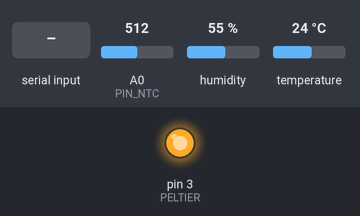
This sketch was run on a simulated Arduino Uno, built with avr-gcc and run on an emulated ATmega328P. On the bench: output pins drawn as LEDs (lit = HIGH). The inputs (shaded band) are chosen by the test bench; at power-on: A0 (PIN_NTC) = 512, temperature 24 °C, humidity 55 %. What the sketch prints to the serial monitor is not drawn.

Above: at 1.2 s.
1.3 s: "90,45\n" received over Serial
At 2.5 s:
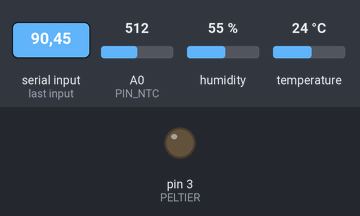
2.8 s: A0 (PIN_NTC) set to 854
4.3 s: A0 (PIN_NTC) set to 877
10.3 s: "30,150\n" received over Serial
16.3 s: temperature set to 29.6 °C
22.3 s: temperature set to 30.5 °C
At 25.1 s:
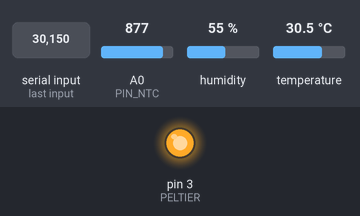
Timing chart, 0 to 26.6 s (numbered marks = the images above; inputs shaded):
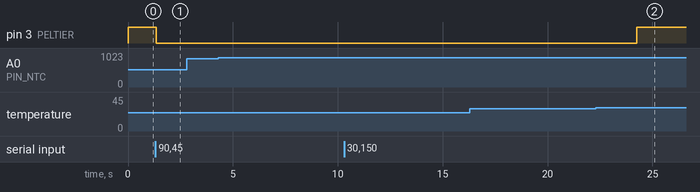

The sketch:

test_dht_thermi_read_write_arduino.ino
```cpp
#include <math.h>
#include <Adafruit_Sensor.h>
#include <DHT.h>
#include "thermistance.h"
#include "send.h"
#include "calcdht.h"

#define PELTIER 3
//Variables
int chk;
double celsius;
float consigne;
double V_IN = 5.0; //Alimentation électrique

int power = 0;
int peltier_level = map(power, 0, 99, 0, 255);

float valuedht[] = {0,0,0};

void setup() {
  Serial.begin(9600);
  InitDHT();
}

void loop() {

  CalculDHT(V_IN, valuedht);

  celsius = CalculTemp(V_IN, &valuedht[0]);
  SendData(celsius, valuedht[1], valuedht[0]);
  consigne = CastData();

  if(consigne >= valuedht[1]) {
  power = 0;
  }

  else {
  power = 99;
  }

  peltier_level = map(power, 0, 99, 0, 255);

  analogWrite(PELTIER, peltier_level); //Ecrit cette nouvelle valeur dans le port
  //delay(1000);
}
```

send.cpp
```cpp
#include <math.h>
#include <Adafruit_Sensor.h>
#include <DHT.h>
#include "send.h"

String displayplay = "";
String data = "";
char inputBuffer[10];
int bufferSize;
int x = 0;
String vide = "";
float order;

void SendData (double celsius, float temp, float hum){

  displayplay = vide;

  displayplay += celsius;
  displayplay += "/";
  displayplay += temp;
  displayplay += "/";
  displayplay += hum;
  displayplay += "/";

  if (Serial.available() > 0) {
    data = vide;
    Serial.readBytes(inputBuffer, Serial.available());
    bufferSize = strlen(inputBuffer);

    for (int i = 0; i <= bufferSize ; i++) {
      data += inputBuffer[i];
      inputBuffer[i] = 0;
    }

    x++;
  }

  if (x == 0) {
    displayplay += "null";
  }

  else {
    displayplay += data;
  }

  Serial.println(displayplay);
}

float CastData(){
  order = data.toFloat();
  return order;
}
```

send.h
```cpp
/* fichier send.h */

void SendData (double celsius, float temp, float hum);
float CastData();
```

thermistance.cpp
```cpp
#include "thermistance.h"
#include <math.h>
#include <Adafruit_Sensor.h>
#include <DHT.h>

#define RREF 10000 //Résistance de référence à 25°C


//Information de la thermistance
double A_1 = 3.354016E-3;
double B_1 = 2.569850E-4;
double C_1 = 2.620131E-6;
double D_1 = 6.383091E-8;

float valuedhttherm[3];

double SteinhartHart(double R)
{
  //Division de l'équation en 4 parties. La premiere est
  //uniquement A1
  double equationB1 = B_1 * log(R / RREF);
  double equationC1 = C_1 * pow(log(R / RREF), 2);
  double equationD1 = D_1 * pow(log(R / RREF), 3);
  double equation = A_1 + equationB1 + equationC1 + equationD1;
  return pow(equation, -1);

}

double CalculTemp(int V_IN, float valuedhttherm[]){
    //Calcul de la résistance de la thermistance
  double Rth = (RREF * valuedhttherm[2] ) / (V_IN - valuedhttherm[2]);
  //Calcul de la température en kelvin( Steinhart and Hart)
  double kelvin = SteinhartHart(Rth);
  double celsius = kelvin - 273.15; //Conversion en celsius

  return celsius;
}
```

thermistance.h
```cpp
/* fichier thermistance.h */

double SteinhartHart(double R);
double CalculTemp(int V_IN, float valuedht[]);
```

calcdht.cpp
```cpp
#include <DHT.h>
#include "calcdht.h"

//Constantes
#define PIN_NTC 0
#define DHTPIN 7     // détermination du port de connection
#define DHTTYPE DHT22   // détermination du type de sonde DHT 22  (AM2302)
#define HUMIDITY 0
#define TEMPERATURE 1
#define VVALUE 2

DHT dht(DHTPIN, DHTTYPE); // initialisation de la sonde DHT 22

float *CalculDHT(int V_IN, float valuedht[]){

  //Calcul de la tension sur la borne analogique
  double valeurAnalog = analogRead(PIN_NTC);
  valuedht[VVALUE] =  valeurAnalog / 1024 * V_IN;

  valuedht[HUMIDITY] = dht.readHumidity(); //lecture et enregistrement des variables hum et temp
  valuedht[TEMPERATURE] = dht.readTemperature();

  return valuedht;
}

void InitDHT(){
    dht.begin();
}
```

calcdht.h
```cpp
/* fichier calcul.h */

float *CalculDHT(int V_IN, float valuedht[]);
void InitDHT();
```

Measured:
- the behaviour switches between 30 and 30.1 °C on temperature (found by bisection; images 1 and 2)
- after the input at 1.3 s, pin 3 (PELTIER): HIGH → LOW at once
- after the input at 2.8 s, every drawn part: stays the same
- after the input at 4.3 s, every drawn part: stays the same
- after the input at 10.3 s, every drawn part: stays the same
- after the input at 16.3 s, every drawn part: stays the same
- after the input at 22.3 s, pin 3 (PELTIER): LOW → HIGH after 1.9 s
